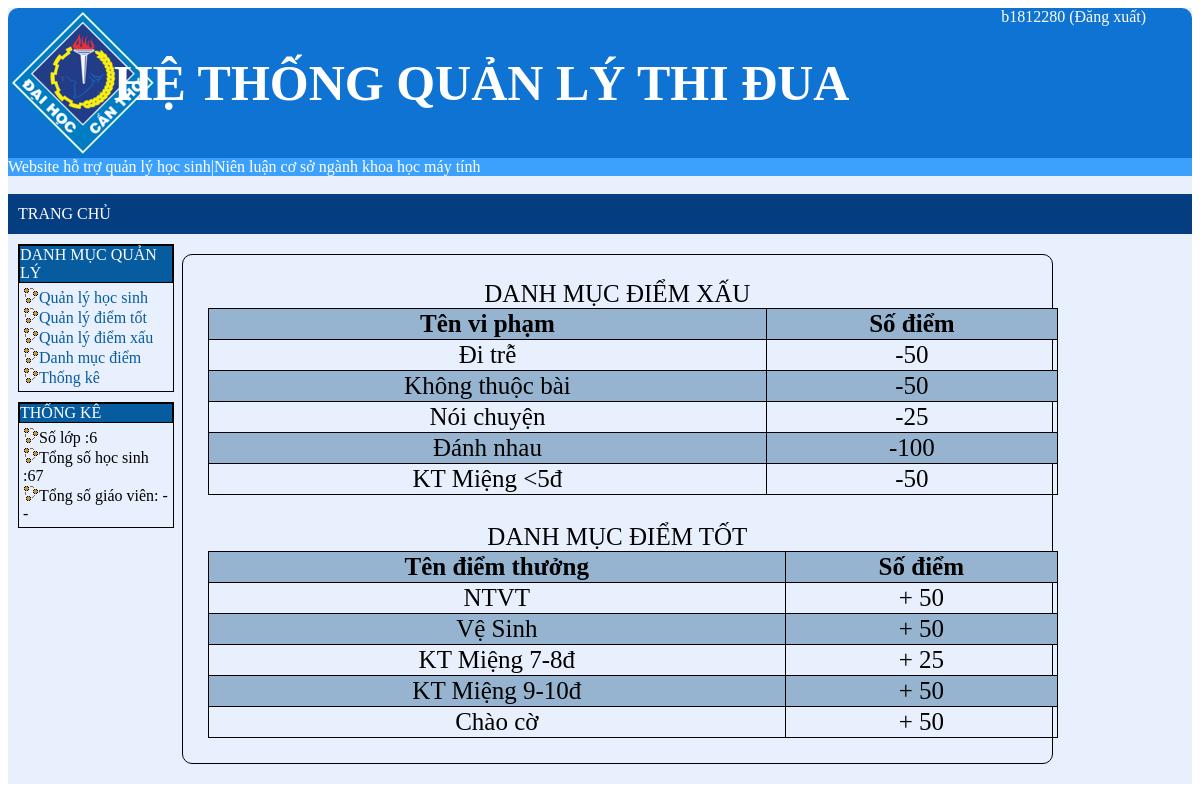
The page /danhmuc.php (signed in) on the database its author committed.
### tables this page shows
CREATE TABLE `vp` (
  `id_vp` varchar(20) NOT NULL,
  `ten_vp` varchar(60) NOT NULL,
  `diem` int(11) DEFAULT NULL
);

CREATE TABLE `diem` (
  `id_diem` varchar(20) NOT NULL,
  `ten_diem` varchar(50) DEFAULT NULL,
  `so_diem` int(11) DEFAULT NULL
);

### danhmuc.php (the view, shortened to what this page needs)
<?php
    if( !isset($_SESSION["username"])){
        header("location:dangnhap.php");
    }
    else {
        $dangnhap=$_SESSION["username"];
        $dangxuat='Đăng xuất';
    }
?>
<?php
    include "connectDB.php";
    $sql="select * from hs";
    $result=$con->query($sql);
    $hs=$result->num_rows;
    $sql1="select * from lop";
    $result1=$con->query($sql1);
    $lop=$result1->num_rows;
?>
<!DOCTYPE html>
<html>
    <head>
        <link rel="stylesheet" href="./CSS/style.css">
    </head>
    <body>
        <div class="A">
            <div class="B">
                <div class="C"><b>HỆ THỐNG QUẢN LÝ THI ĐUA</b></div>
                <div class="C"><a href="./dangnhap.php"><?php echo($dangnhap); ?></a> <a href="./dangxuat.php">(<?php echo($dangxuat); ?>)</a></div>
            </div>
            <div class="aa"><marquee scrollamount="5"; scrolldelay="120";>Website hỗ trợ quản lý học sinh|Niên luận cơ sở ngành khoa học máy tính</marquee></div>
            <div><br></div>
            <div class="D">
                <div class="menu">
                    <ul>
                        <li><a href="./index.php">TRANG CHỦ</a></li>
                    </ul>
                </div>
                <div class="center">
                    <div class="left">
                        <div class="left1">
                            <div class="left_1">
                                DANH MỤC QUẢN LÝ
                            </div>
                            <div class="left_2">
                                <ul>
                                    <li><img src="./css/anh/course.gif" /><a href="ds.php">Quản lý học sinh</a></li>
                                    <li><img src="./css/anh/course.gif" /><a href="diemthuong.php">Quản lý điểm tốt</a></li>
                                    <li><img src="./css/anh/course.gif" /><a href="vipham.php">Quản lý điểm xấu</a></li>
                                    <li><img src="./css/anh/course.gif" /><a href="danhmuc.php">Danh mục điểm</a></li>
                                    <li><img src="./css/anh/course.gif" /><a href="thongke.php">Thống kê</a></li>
                                </ul>
                            </div>
                        </div>
                        <div class="left1">
                            <div class="left_1">
                                THỐNG KÊ
                            </div>
                            <div class="left_2">
                                <ul>
                                    <li><img src="./css/anh/course.gif" />Số lớp :<?php echo ($lop);?></li>
                                    <li><img src="./css/anh/course.gif" />Tổng số học sinh :<?php echo ($hs);?></li>
                                    <li><img src="./css/anh/course.gif" />Tổng số giáo viên: --</li>
                                </ul>
                            </div>
                        </div>
                    </div>
                    <div class="cent">
                    <div class="ds">
                        DANH MỤC ĐIỂM XẤU
                        <table id="table" border=1>
                            <tr>
                                <th>Tên vi phạm</th>
                                <th>Số điểm</th>
                            </tr>
                            <?php
                                include "connectDB.php";
                                $sql="select * from vp";
                                $result=$con->query($sql);
                                $arr=array();
                                while($row=mysqli_fetch_assoc($result)){
                                    $ten= $row['ten_vp'];
                                    $diem= $row['diem'];
                                    $temp=array("ten_vp"=>$ten,"diem"=>$diem);
                                    array_push($arr,$temp);
                                }
                                for($i=0;$i<count($arr);$i++){
                                    $line="<tr>
                                            <td>".$arr[$i]["ten_vp"]."</td>
                                            <td>".$arr[$i]["diem"]."</td>
                                             </tr>";
                                    echo($line);
                                }
                            ?>
                        </table>
                </div>
                <br>
                <div class="ds">
                        DANH MỤC ĐIỂM TỐT
                        <table id="table" border=1>
                            <tr>
                                <th>Tên điểm thưởng</th>
                                <th>Số điểm</th>
                            </tr>
                            <?php
                                include "connectDB.php";
                                $sql="select * from diem";
                                $result=$con->query($sql);
                                $arr=array();
                                while($row=mysqli_fetch_assoc($result)){
                                    $ten= $row['ten_diem'];
                                    $diem= $row['so_diem'];
                                    $temp=array("ten_dt"=>$ten,"diem"=>$diem);
                                    array_push($arr,$temp);
                                }
                                for($i=0;$i<count($arr);$i++){
                                    $line="<tr>
                                            <td>".$arr[$i]["ten_dt"]."</td>
                                            <td>+   ".$arr[$i]["diem"]."</td>
                                             </tr>";
                                    echo($line);
                                }
                            ?>
                        </table>
                </div>
                </div>
            </div>
        </div>
    </body>
</html>

### CSS/style.css (style rules this page uses)
.A { display: flex; flex-direction: column; width: 100%; height: auto; background-color: #e8f0fe; }
.B:nth-child(1) { display: flex; flex-direction: row; width: 100%; height: 150px; background:url(./anh/123456.png) no-repeat; background-color: #0e73d2; border-top-left-radius: 10px; border-top-right-radius: 10px; }
.C { text-align: center; }
.C:nth-child(1) { display: flex; justify-content: center; flex-direction: column; text-align: center; font-size: 50px; width: 80%; height: 100%; color:white; float: left; }
.C:nth-child(2) { width: 20%; height: 100%; float: right; }
.C a { text-decoration: none; color: white; }
.aa { background: #3ba1fc; color: white; }
#table { width:850px; border-collapse:collapse; border:1px solid black; margin-left: auto; margin-right: auto; }
#table th,td { border:1px solid black; }
#table tr:nth-child(odd) { background-color: #96b4cf; }
.center { height: auto; width: 100%; }
.left { width: 13%; float: left; }
.left1 { width: 100%; border: 1px black solid; margin: 10px; }
.cent { width: 70%; height: auto; float: left; padding: 20px; margin: 20px; border: 1px solid black; border-radius: 10px 10px; }
.left_1 { background-color: #075c9f; color: white; border: 1px black solid; }
.left_2 ul { list-style-type: none; padding: 2px; margin: 2px; }
.left_2 ul li { padding: 0; margin: 0; }
.left_2 ul li a { text-decoration: none; color: #075c9f; }
.menu ul { padding: 0; margin: 0; list-style-type: none; background-color: #043d80; }
.menu ul li { color: white; line-height: 40px; }
.menu ul li a { text-decoration: none; color: white; padding: 10px; }
.ds { width: auto; height: auto; border: 10px; font-size: 25px; text-align: center; margin: 5px; }

### rows shown on the page
vp: ten_vp "Đi trễ", diem "-50"
vp: ten_vp "Không thuộc bài", diem "-50"
vp: ten_vp "Nói chuyện", diem "-25"
vp: ten_vp "Đánh nhau", diem "-100"
vp: ten_vp "KT Miệng <5đ", diem "-50"
diem: ten_diem "NTVT", so_diem "50"
diem: ten_diem "Vệ Sinh", so_diem "50"
diem: ten_diem "KT Miệng 7-8đ", so_diem "25"
diem: ten_diem "KT Miệng 9-10đ", so_diem "50"
diem: ten_diem "Chào cờ", so_diem "50"

### other values the page prints
$dangnhap "b1812280"
$dangxuat "Đăng xuất"
$lop "6"
$hs "67"
